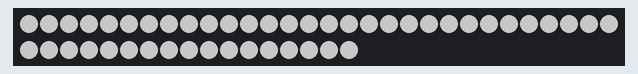
The program below on a simulated Arduino Uno, built with avr-gcc and run on an emulated ATmega328P. On the bench: 47 RGB LEDs in strip order, left to right, continuing on the next row. Dim RGB values are drawn brighter than linear.

Above: at 0.25 s.
At 28.05 s:
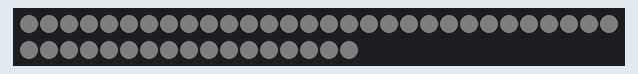

The program:

main.cpp
```cpp
#include <Arduino.h>
#include <led.h>

#define LED_PIN 6
#define LED_COUNT 47 // total number of NeoPixel LEDs

// NeoPixel strip object
// All pixels are 800 KHz bitstream and RGB (not RGBW)
Adafruit_NeoPixel strip(LED_COUNT, LED_PIN, NEO_GRB + NEO_KHZ800);

uint32_t white = strip.Color(255, 255, 255);

void arcReactor(uint32_t);
void fade(uint32_t);

void setup()
{
    Serial.begin(9600);

    strip.begin();            // initialize NeoPixel strip object
    strip.show();             // deactivate all pixels
    strip.setBrightness(100); // control brightness level
}

void loop()
{
    fade(white);

    // do nothing
    while (!Serial.available())
        ;
}

void arcReactor(uint32_t color)
{
    int i;
    for (i = LED_COUNT; i > 0; i--)
    {
        strip.setPixelColor(i - 1, color);
        strip.show();
    }
}

void fade(uint32_t color)
{
    int i;
    arcReactor(white);
    while (1)
    {
        for (i = 98; i > 0; i -= 2)
        {
            strip.setBrightness(i);
            strip.show();
            delay(10);
        }
        for (i = 2; i <= 100; i += 2)
        {
            strip.setBrightness(i);
            strip.show();
            delay(10);
        }
    }
}
```

led.h
```cpp
#include <Adafruit_NeoPixel.h>
```
